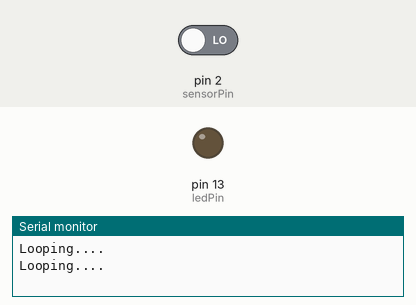
Simulated run of this sketch. Board: Arduino Uno, built with avr-gcc and run on an emulated ATmega328P. On the bench: output pins drawn as LEDs (lit = HIGH), the last lines printed to the serial monitor. Inputs (shaded band) come from the test bench; at power-on: pin 2 (sensorPin) LOW.

Above: at 1.2 s.
1.3 s: pin 2 (sensorPin) driven HIGH
At 1.7 s:
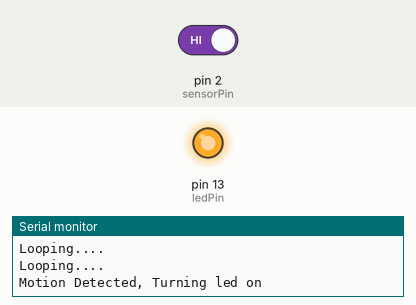
2.8 s: pin 2 (sensorPin) driven LOW
At 4.0 s:
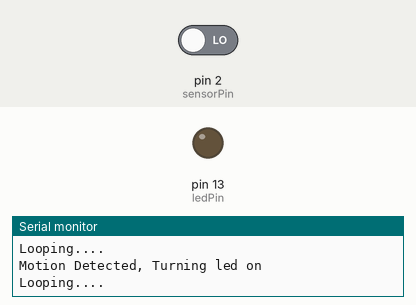
Timing chart, 0 to 5.8 s (numbered marks = the images above; inputs shaded):
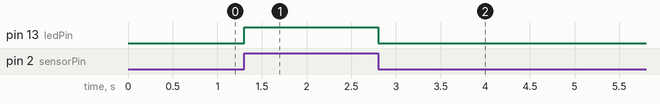

Measured:
- after the input at 1.3 s, pin 13 (ledPin): LOW → HIGH at once
- after the input at 2.8 s, pin 13 (ledPin): HIGH → LOW at once

The sketch:

M1.T2P.ino
```cpp
// M1.T2P

const uint8_t ledPin = 13;
const uint8_t sensorPin = 2;


// init the led state
uint8_t ledState = LOW;


void setup()
{
  pinMode(ledPin, OUTPUT);
  pinMode(sensorPin, INPUT);

  attachInterrupt(digitalPinToInterrupt(sensorPin), handleMotionDetected, CHANGE);
  Serial.begin(9600);
}

void loop()
{
  Serial.println("Looping....");
  delay(1000);
}


void handleMotionDetected()
{
  ledState = !ledState;
  digitalWrite(ledPin, ledState);
  Serial.println("Motion Detected, Turning led on");
}
```
